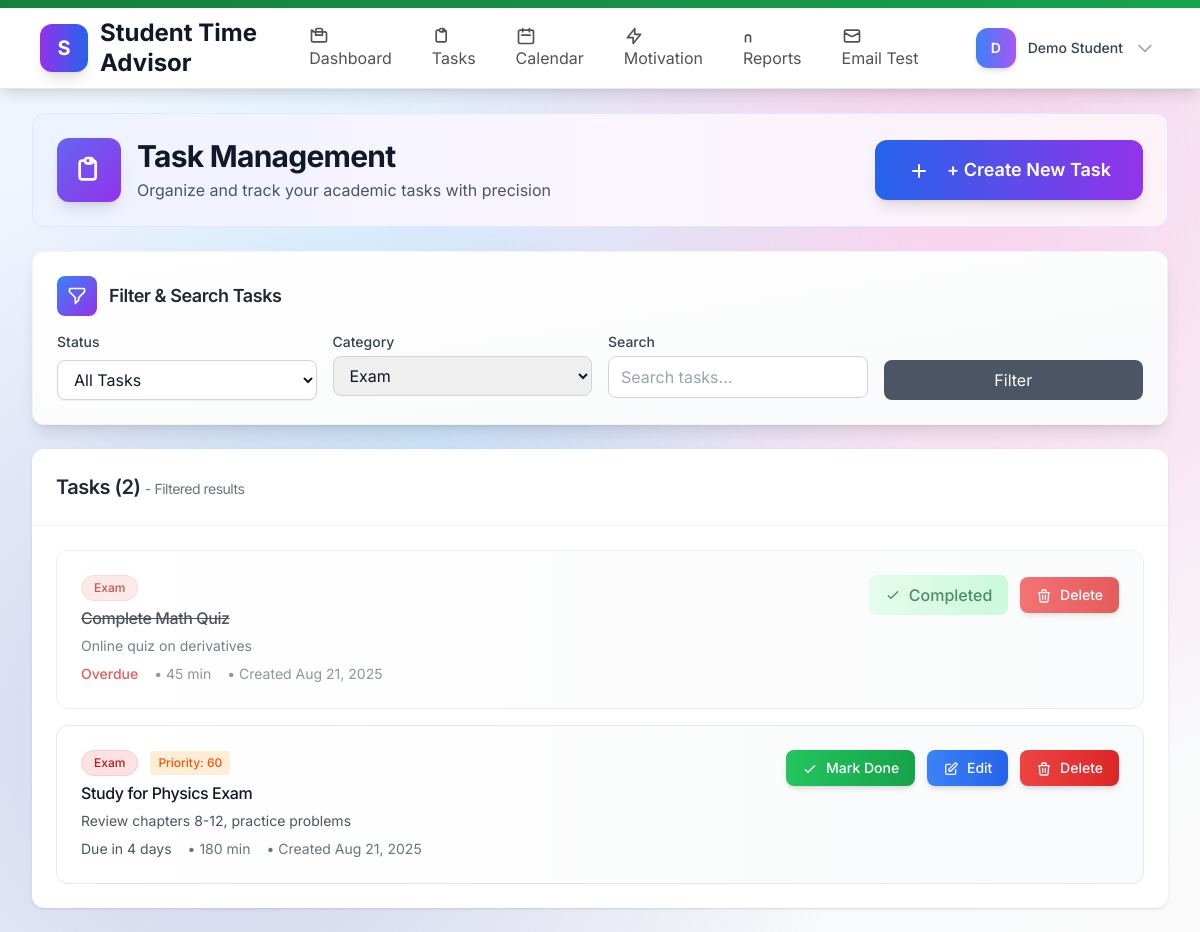
Page /public/tasks.php?category=Exam (signed in) on the committed database.
### tables this page shows
CREATE TABLE tasks (
  id INT AUTO_INCREMENT PRIMARY KEY,
  user_id INT NOT NULL,
  title VARCHAR(255) NOT NULL,
  description TEXT,
  category ENUM('Lecture','Lab','Exam','Assignment','Other') DEFAULT 'Other',
  priority ENUM('Low','Medium','High','Urgent') DEFAULT 'Medium',
  due_at DATETIME NOT NULL,
  estimated_minutes INT DEFAULT 60,
  actual_minutes INT NULL,  
  completed TINYINT(1) DEFAULT 0,
  completed_at DATETIME NULL,
  created_at TIMESTAMP DEFAULT CURRENT_TIMESTAMP,
  updated_at TIMESTAMP NULL DEFAULT NULL ON UPDATE CURRENT_TIMESTAMP,
  
  FOREIGN KEY (user_id) REFERENCES users(id) ON DELETE CASCADE,
  INDEX idx_user_due (user_id, due_at),
  INDEX idx_user_completed (user_id, completed),
  INDEX idx_user_category (user_id, category),
  INDEX idx_user_priority (user_id, priority),
  INDEX idx_due_at (due_at),
  INDEX idx_created_at (created_at)
);

### public/tasks.php (the view, shortened to what this page needs)
<?php
require_once __DIR__ . '/../includes/functions.php';
$user = current_user();
$pdo = DB::conn();
$filter_status = $_GET['status'] ?? 'all';
$filter_category = $_GET['category'] ?? 'all';
$search = trim($_GET['search'] ?? '');
$where_conditions = ["user_id = ?"];
$params = [$user['id']];
if ($filter_category !== 'all') {
    $where_conditions[] = "category = ?";
    $params[] = $filter_category;
}
$where_clause = implode(' AND ', $where_conditions);
$stmt = $pdo->prepare("SELECT * FROM tasks WHERE $where_clause ORDER BY due_at ASC");
$stmt->execute($params);
$tasks = $stmt->fetchAll();
include __DIR__ . '/../includes/layout/header.php';
?>
<div class="space-y-6">
    <div class="bg-gradient-to-r from-indigo-50 via-purple-50 to-pink-50 rounded-xl p-6 mb-6 border border-indigo-100">
        <div class="flex flex-col sm:flex-row sm:items-center sm:justify-between">
            <div class="flex items-center space-x-4">
                <div class="w-16 h-16 bg-gradient-to-br from-indigo-500 to-purple-600 rounded-xl flex items-center justify-center shadow-lg">
                    <svg class="w-8 h-8 text-white" fill="none" stroke="currentColor" viewBox="0 0 24 24">
                        <path stroke-linecap="round" stroke-linejoin="round" stroke-width="2" d="M9 5H7a2 2 0 00-2 2v10a2 2 0 002 2h8a2 2 0 002-2V7a2 2 0 00-2-2h-2M9 5a2 2 0 002 2h2a2 2 0 002-2M9 5a2 2 0 012-2h2a2 2 0 012 2"></path>
                    </svg>
                </div>
                <div>
                    <h1 class="text-3xl font-bold text-gray-900">Task Management</h1>
                    <p class="text-gray-600 mt-1">Organize and track your academic tasks with precision</p>
                </div>
            </div>
            <div class="flex gap-3 mt-4 sm:mt-0">
                <button onclick="document.getElementById('createTaskModal').classList.remove('hidden')"
                        class="bg-gradient-to-r from-blue-600 to-purple-600 text-white px-8 py-4 rounded-xl hover:from-blue-700 hover:to-purple-700 transition-all duration-300 font-semibold shadow-lg hover:shadow-xl transform hover:-translate-y-1 text-lg">
                    <svg class="w-6 h-6 inline mr-3" fill="none" stroke="currentColor" viewBox="0 0 24 24">
                        <path stroke-linecap="round" stroke-linejoin="round" stroke-width="2" d="M12 6v6m0 0v6m0-6h6m-6 0H6"></path>
                    </svg>
                    + Create New Task
                </button>
            </div>
        </div>
    </div>
    <div class="bg-gradient-to-br from-white to-gray-50 rounded-xl shadow-lg p-6 border border-gray-100">
        <div class="flex items-center mb-4">
            <div class="w-10 h-10 bg-gradient-to-br from-blue-500 to-purple-600 rounded-lg flex items-center justify-center mr-3">
            </div>
            <h3 class="text-lg font-semibold text-gray-800">Filter & Search Tasks</h3>
        </div>
        <form method="get" class="grid grid-cols-1 md:grid-cols-4 gap-4">
            <div>
                <label class="block text-sm font-medium text-gray-700 mb-2">Status</label>
                <select name="status" class="w-full border border-gray-300 rounded-lg px-3 py-2 focus:ring-2 focus:ring-blue-500 focus:border-blue-500 bg-white shadow-sm">
                    <option value="all" <?php echo $filter_status === 'all' ? 'selected' : ''; ?>>All Tasks</option>
                </select>
            </div>
            <div>
                <label class="block text-sm font-medium text-gray-700 mb-1">Category</label>
                <select name="category" class="w-full border border-gray-300 rounded-lg px-3 py-2 focus:ring-2 focus:ring-blue-500 focus:border-blue-500">
                    <option value="Exam" <?php echo $filter_category === 'Exam' ? 'selected' : ''; ?>>Exam</option>
                </select>
            </div>
            <div>
                <label class="block text-sm font-medium text-gray-700 mb-1">Search</label>
                <input type="text" name="search" value="<?php echo h($search); ?>"
                       placeholder="Search tasks..."
                       class="w-full border border-gray-300 rounded-lg px-3 py-2 focus:ring-2 focus:ring-blue-500 focus:border-blue-500">
            </div>
            <div class="flex items-end">
                <button type="submit" class="w-full bg-gray-600 text-white px-4 py-2 rounded-lg hover:bg-gray-700 transition-colors">
                    Filter
                </button>
            </div>
        </form>
    </div>
    <div class="bg-white rounded-xl shadow">
        <div class="p-6 border-b border-gray-100">
            <h2 class="text-xl font-semibold text-gray-800">
                Tasks (<?php echo count($tasks); ?>)
                <?php if ($filter_status !== 'all' || $filter_category !== 'all' || !empty($search)): ?>
                    <span class="text-sm font-normal text-gray-500">
                        - Filtered results
                    </span>
                <?php endif; ?>
            </h2>
        </div>
        <div class="p-6">
            <?php if (empty($tasks)): ?>
                <div class="text-center py-20">
                    <div class="w-24 h-24 bg-gradient-to-br from-blue-100 to-purple-100 rounded-full flex items-center justify-center mx-auto mb-8 shadow-lg">
                        <svg class="w-12 h-12 text-blue-500" fill="none" stroke="currentColor" viewBox="0 0 24 24">
                            <path stroke-linecap="round" stroke-linejoin="round" stroke-width="2" d="M9 5H7a2 2 0 00-2 2v10a2 2 0 002 2h8a2 2 0 002-2V7a2 2 0 00-2-2h-2M9 5a2 2 0 002 2h2a2 2 0 002-2M9 5a2 2 0 012-2h2a2 2 0 012 2"></path>
                        </svg>
                    </div>
                    <h3 class="text-3xl font-bold text-gray-800 mb-4">Ready to Get Organized? 🚀</h3>
                    <p class="text-lg text-gray-600 mb-8 max-w-md mx-auto">Create your first task and start building your academic success story. Track deadlines, manage priorities, and stay on top of your studies.</p>
                    <button onclick="document.getElementById('createTaskModal').classList.remove('hidden')"
                            class="bg-gradient-to-r from-blue-600 to-purple-600 text-white px-10 py-4 rounded-xl hover:from-blue-700 hover:to-purple-700 transition-all duration-300 font-bold shadow-xl hover:shadow-2xl transform hover:-translate-y-2 text-xl">
                        <svg class="w-7 h-7 inline mr-3" fill="none" stroke="currentColor" viewBox="0 0 24 24">
                            <path stroke-linecap="round" stroke-linejoin="round" stroke-width="2" d="M12 6v6m0 0v6m0-6h6m-6 0H6"></path>
                        </svg>
                        ✨ Create Your First Task
                    </button>
                    <p class="text-sm text-gray-500 mt-4">It only takes a few seconds to get started!</p>
                </div>
            <?php else: ?>
                <div class="space-y-4">
                    <?php foreach($tasks as $task): ?>
                        <div class="bg-gradient-to-r from-white to-gray-50 border border-gray-200 rounded-xl p-6 hover:shadow-lg transition-all duration-300 transform hover:-translate-y-1 <?php echo $task['completed'] ? 'opacity-75' : ''; ?>">
                            <div class="flex items-start justify-between">
                                <div class="flex-1">
                                    <div class="flex items-center gap-3 mb-2">
                                        <span class="px-3 py-1 text-xs font-medium rounded-full border <?php echo get_category_color($task['category']); ?>">
                                            <?php echo h($task['category']); ?>
                                        </span>
                                        <?php if (!$task['completed']): ?>
                                            <?php $priority = priority_score($task); ?>
                                            <?php if ($priority > 0): ?>
                                                <span class="px-2 py-1 text-xs font-medium rounded <?php echo get_priority_color($priority); ?>">
                                                    Priority: <?php echo $priority; ?>
                                                </span>
                                            <?php endif; ?>
                                        <?php endif; ?>
                                    </div>
                                    <h3 class="font-medium text-gray-900 mb-2 <?php echo $task['completed'] ? 'line-through text-gray-500' : ''; ?>">
                                        <?php echo h($task['title']); ?>
                                    </h3>
                                    <?php if ($task['description']): ?>
                                        <p class="text-sm text-gray-600 mb-2"><?php echo h($task['description']); ?></p>
                                    <?php endif; ?>
                                    <div class="flex items-center gap-4 text-sm text-gray-500">
                                        <span><?php echo format_due_date($task['due_at']); ?></span>
                                        <?php if ($task['estimated_minutes']): ?>
                                            <span>• <?php echo $task['estimated_minutes']; ?> min</span>
                                        <?php endif; ?>
                                        <span>• Created <?php echo date('M j, Y', strtotime($task['created_at'])); ?></span>
                                    </div>
                                </div>
                                <div class="flex items-center gap-3 ml-4">
                                    <?php if (!$task['completed']): ?>
                                        <form method="post" class="inline">
                                            <button type="submit" class="bg-gradient-to-r from-green-500 to-green-600 text-white px-4 py-2 rounded-lg text-sm hover:from-green-600 hover:to-green-700 transition-all duration-300 font-medium shadow-md hover:shadow-lg transform hover:-translate-y-0.5">
                                                <svg class="w-4 h-4 inline mr-1" fill="none" stroke="currentColor" viewBox="0 0 24 24">
                                                    <path stroke-linecap="round" stroke-linejoin="round" stroke-width="2" d="M5 13l4 4L19 7"></path>
                                                </svg>
                                                Mark Done
                                            </button>
                                        </form>
                                        <button onclick="editTask(<?php echo htmlspecialchars(json_encode($task)); ?>)"
                                                class="bg-gradient-to-r from-blue-500 to-blue-600 text-white px-4 py-2 rounded-lg text-sm hover:from-blue-600 hover:to-blue-700 transition-all duration-300 font-medium shadow-md hover:shadow-lg transform hover:-translate-y-0.5">
                                            <svg class="w-4 h-4 inline mr-1" fill="none" stroke="currentColor" viewBox="0 0 24 24">
                                                <path stroke-linecap="round" stroke-linejoin="round" stroke-width="2" d="M11 5H6a2 2 0 00-2 2v11a2 2 0 002 2h11a2 2 0 002-2v-5m-1.414-9.414a2 2 0 112.828 2.828L11.828 15H9v-2.828l8.586-8.586z"></path>
                                            </svg>
                                            Edit
                                        </button>
                                    <?php else: ?>
                                        <div class="flex items-center bg-gradient-to-r from-green-100 to-green-200 text-green-800 px-4 py-2 rounded-lg font-medium">
                                            <svg class="w-4 h-4 mr-2" fill="none" stroke="currentColor" viewBox="0 0 24 24">
                                                <path stroke-linecap="round" stroke-linejoin="round" stroke-width="2" d="M5 13l4 4L19 7"></path>
                                            </svg>
                                            Completed
                                        </div>
                                    <?php endif; ?>
                                    <form method="post" class="inline" onsubmit="return confirm('Are you sure you want to delete this task?')">
                                        <button type="submit" class="bg-gradient-to-r from-red-500 to-red-600 text-white px-4 py-2 rounded-lg text-sm hover:from-red-600 hover:to-red-700 transition-all duration-300 font-medium shadow-md hover:shadow-lg transform hover:-translate-y-0.5">
                                            <svg class="w-4 h-4 inline mr-1" fill="none" stroke="currentColor" viewBox="0 0 24 24">
                                                <path stroke-linecap="round" stroke-linejoin="round" stroke-width="2" d="M19 7l-.867 12.142A2 2 0 0116.138 21H7.862a2 2 0 01-1.995-1.858L5 7m5 4v6m4-6v6m1-10V4a1 1 0 00-1-1h-4a1 1 0 00-1 1v3M4 7h16"></path>
                                            </svg>
                                            Delete
                                        </button>
                                    </form>
                                </div>
                            </div>
                        </div>
                    <?php endforeach; ?>
                </div>
            <?php endif; ?>
        </div>
    </div>
</div>
<?php include __DIR__ . '/../includes/layout/footer.php'; ?>

### includes/functions.php (shortened to what this page needs)
<?php
function h($s){ return htmlspecialchars($s ?? '', ENT_QUOTES, 'UTF-8'); }
function category_weight($cat){
    switch($cat){
        case 'Exam': return 1.0;
    }
}
function priority_score($task){
    $now = new DateTime();
    $due = new DateTime($task['due_at']);
    $days_left = max(0, (int)$now->diff($due)->format('%r%a'));
    $base = ($days_left <= 2) ? 100 : (($days_left <= 7) ? 60 : 30);
    $weight = category_weight($task['category']);
    $progress_factor = $task['completed'] ? 0 : 1;
    return $base * $weight * $progress_factor;
}
function get_priority_color($priority_score) {
    if ($priority_score >= 50) return 'text-orange-600 bg-orange-100';
    return 'text-gray-600 bg-gray-100';
}
function get_category_color($category) {
    switch($category) {
        case 'Exam': return 'bg-red-100 text-red-700 border-red-200';
    }
}
function format_due_date($due_at) {
    $now = new DateTime();
    $due = new DateTime($due_at);
    $diff = $now->diff($due);
    if ($due < $now) {
        return '<span class="text-red-600 font-medium">Overdue</span>';
    }
    return '<span class="text-gray-600">Due in ' . $diff->days . ' days</span>';
}

### rows in the picture
tasks: category "Exam", title "Complete Math Quiz", description "Online quiz on derivatives", shows "Overdue", estimated_minutes "45", created_at "Aug 21, 2025", completed 1 (drawn)
tasks: category "Exam", priority "60", title "Study for Physics Exam", description "Review chapters 8-12, practice problems", due_at "4", estimated_minutes "180", created_at "Aug 21, 2025"

### other values in the picture
substr($user['name'] ?? 'U', 0, 1) "D"
$_SESSION['user']['name'] "Demo Student"
count($tasks) "2"
